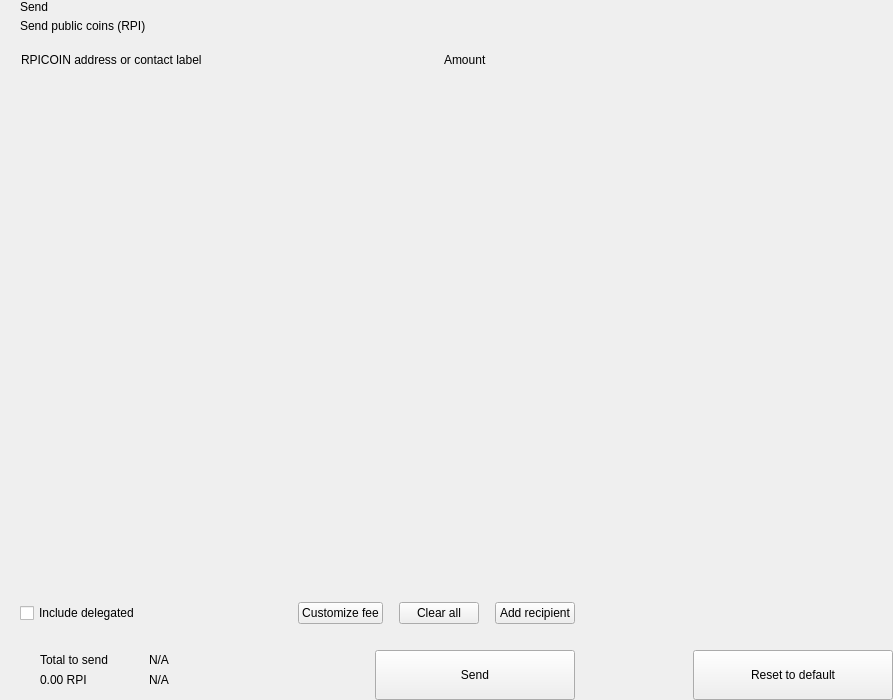
<?xml version="1.0" encoding="UTF-8"?>
<ui version="4.0">
 <class>send</class>
 <widget class="QWidget" name="send">
  <property name="geometry">
   <rect>
    <x>0</x>
    <y>0</y>
    <width>893</width>
    <height>700</height>
   </rect>
  </property>
  <property name="windowTitle">
   <string>Form</string>
  </property>
  <layout class="QHBoxLayout" name="horizontalLayout_2" stretch="2,1">
   <property name="spacing">
    <number>0</number>
   </property>
   <property name="leftMargin">
    <number>0</number>
   </property>
   <property name="topMargin">
    <number>0</number>
   </property>
   <property name="rightMargin">
    <number>0</number>
   </property>
   <property name="bottomMargin">
    <number>0</number>
   </property>
   <item>
    <widget class="QWidget" name="left" native="true">
     <layout class="QVBoxLayout" name="verticalLayout_3">
      <property name="spacing">
       <number>0</number>
      </property>
      <property name="leftMargin">
       <number>0</number>
      </property>
      <property name="topMargin">
       <number>0</number>
      </property>
      <property name="rightMargin">
       <number>0</number>
      </property>
      <property name="bottomMargin">
       <number>0</number>
      </property>
      <item>
       <layout class="QVBoxLayout" name="verticalLayout_22" stretch="0,0,0,1,0,0,0,0">
        <property name="spacing">
         <number>0</number>
        </property>
        <item>
         <layout class="QHBoxLayout" name="horizontalLayout_3">
          <property name="spacing">
           <number>0</number>
          </property>
          <property name="leftMargin">
           <number>20</number>
          </property>
          <property name="rightMargin">
           <number>20</number>
          </property>
          <item>
           <layout class="QVBoxLayout" name="verticalLayout">
            <property name="spacing">
             <number>5</number>
            </property>
            <item>
             <widget class="QLabel" name="labelTitle">
              <property name="text">
               <string>Send</string>
              </property>
              <property name="alignment">
               <set>Qt::AlignLeading|Qt::AlignLeft|Qt::AlignVCenter</set>
              </property>
             </widget>
            </item>
            <item>
             <widget class="QLabel" name="labelSubtitle1">
              <property name="text">
               <string>Send public coins (RPI)</string>
              </property>
             </widget>
            </item>
           </layout>
          </item>
          <item>
           <spacer name="horizontalSpacer">
            <property name="orientation">
             <enum>Qt::Horizontal</enum>
            </property>
            <property name="sizeHint" stdset="0">
             <size>
              <width>40</width>
              <height>20</height>
             </size>
            </property>
           </spacer>
          </item>
         </layout>
        </item>
        <item>
         <spacer name="verticalSpacer_2">
          <property name="orientation">
           <enum>Qt::Vertical</enum>
          </property>
          <property name="sizeType">
           <enum>QSizePolicy::Fixed</enum>
          </property>
          <property name="sizeHint" stdset="0">
           <size>
            <width>20</width>
            <height>20</height>
           </size>
          </property>
         </spacer>
        </item>
        <item>
         <layout class="QHBoxLayout" name="horizontalLayout" stretch="6,0,2">
          <property name="spacing">
           <number>0</number>
          </property>
          <property name="leftMargin">
           <number>10</number>
          </property>
          <property name="topMargin">
           <number>0</number>
          </property>
          <property name="rightMargin">
           <number>20</number>
          </property>
          <property name="bottomMargin">
           <number>0</number>
          </property>
          <item>
           <widget class="QLabel" name="labelSubtitleAddress">
            <property name="styleSheet">
             <string notr="true">margin-left:8px;</string>
            </property>
            <property name="text">
             <string>RPICOIN address or contact label</string>
            </property>
           </widget>
          </item>
          <item>
           <spacer name="horizontalSpacer_3">
            <property name="orientation">
             <enum>Qt::Horizontal</enum>
            </property>
            <property name="sizeType">
             <enum>QSizePolicy::Fixed</enum>
            </property>
            <property name="sizeHint" stdset="0">
             <size>
              <width>40</width>
              <height>1</height>
             </size>
            </property>
           </spacer>
          </item>
          <item>
           <widget class="QLabel" name="labelSubtitleAmount">
            <property name="text">
             <string>Amount</string>
            </property>
           </widget>
          </item>
         </layout>
        </item>
        <item>
         <widget class="QScrollArea" name="scrollArea">
          <property name="minimumSize">
           <size>
            <width>0</width>
            <height>350</height>
           </size>
          </property>
          <property name="styleSheet">
           <string notr="true">#scrollArea {
            background:transparent;
            margin-top:10px;
}</string>
          </property>
          <property name="horizontalScrollBarPolicy">
           <enum>Qt::ScrollBarAlwaysOff</enum>
          </property>
          <property name="sizeAdjustPolicy">
           <enum>QAbstractScrollArea::AdjustIgnored</enum>
          </property>
          <property name="widgetResizable">
           <bool>true</bool>
          </property>
          <property name="alignment">
           <set>Qt::AlignLeading|Qt::AlignLeft|Qt::AlignTop</set>
          </property>
          <widget class="QWidget" name="scrollAreaWidgetContents">
           <property name="geometry">
            <rect>
             <x>0</x>
             <y>0</y>
             <width>591</width>
             <height>16</height>
            </rect>
           </property>
           <property name="sizePolicy">
            <sizepolicy hsizetype="Preferred" vsizetype="Maximum">
             <horstretch>0</horstretch>
             <verstretch>0</verstretch>
            </sizepolicy>
           </property>
           <property name="autoFillBackground">
            <bool>false</bool>
           </property>
           <property name="styleSheet">
            <string notr="true">#scrollAreaWidgetContents {
             background:transparent;
             }</string>
           </property>
           <layout class="QVBoxLayout" name="verticalLayout_7">
            <property name="spacing">
             <number>0</number>
            </property>
            <property name="sizeConstraint">
             <enum>QLayout::SetDefaultConstraint</enum>
            </property>
            <property name="leftMargin">
             <number>0</number>
            </property>
            <property name="topMargin">
             <number>0</number>
            </property>
            <property name="rightMargin">
             <number>0</number>
            </property>
            <property name="bottomMargin">
             <number>0</number>
            </property>
           </layout>
          </widget>
         </widget>
        </item>
        <item>
         <spacer name="verticalSpacer_4">
          <property name="orientation">
           <enum>Qt::Vertical</enum>
          </property>
          <property name="sizeType">
           <enum>QSizePolicy::Fixed</enum>
          </property>
          <property name="sizeHint" stdset="0">
           <size>
            <width>20</width>
            <height>20</height>
           </size>
          </property>
         </spacer>
        </item>
        <item>
         <layout class="QHBoxLayout" name="horizontalLayout_20">
          <property name="spacing">
           <number>6</number>
          </property>
          <property name="leftMargin">
           <number>20</number>
          </property>
          <property name="rightMargin">
           <number>20</number>
          </property>
          <item>
           <widget class="QCheckBox" name="checkBoxDelegations">
            <property name="layoutDirection">
             <enum>Qt::LeftToRight</enum>
            </property>
            <property name="text">
             <string>Include delegated</string>
            </property>
           </widget>
          </item>
          <item>
           <spacer name="horizontalSpacer_4">
            <property name="orientation">
             <enum>Qt::Horizontal</enum>
            </property>
            <property name="sizeHint" stdset="0">
             <size>
              <width>10</width>
              <height>20</height>
             </size>
            </property>
           </spacer>
          </item>
          <item>
           <widget class="QPushButton" name="pushButtonFee">
            <property name="focusPolicy">
             <enum>Qt::NoFocus</enum>
            </property>
            <property name="text">
             <string>Customize fee</string>
            </property>
           </widget>
          </item>
          <item>
           <spacer name="horizontalSpacer_11">
            <property name="orientation">
             <enum>Qt::Horizontal</enum>
            </property>
            <property name="sizeType">
             <enum>QSizePolicy::Minimum</enum>
            </property>
            <property name="sizeHint" stdset="0">
             <size>
              <width>10</width>
              <height>20</height>
             </size>
            </property>
           </spacer>
          </item>
          <item>
           <widget class="QPushButton" name="pushButtonClear">
            <property name="focusPolicy">
             <enum>Qt::NoFocus</enum>
            </property>
            <property name="layoutDirection">
             <enum>Qt::RightToLeft</enum>
            </property>
            <property name="text">
             <string>Clear all</string>
            </property>
           </widget>
          </item>
          <item>
           <spacer name="horizontalSpacer_6">
            <property name="orientation">
             <enum>Qt::Horizontal</enum>
            </property>
            <property name="sizeType">
             <enum>QSizePolicy::Fixed</enum>
            </property>
            <property name="sizeHint" stdset="0">
             <size>
              <width>10</width>
              <height>20</height>
             </size>
            </property>
           </spacer>
          </item>
          <item>
           <widget class="QPushButton" name="pushButtonAddRecipient">
            <property name="focusPolicy">
             <enum>Qt::NoFocus</enum>
            </property>
            <property name="text">
             <string>Add recipient</string>
            </property>
           </widget>
          </item>
         </layout>
        </item>
        <item>
         <spacer name="verticalSpacer">
          <property name="orientation">
           <enum>Qt::Vertical</enum>
          </property>
          <property name="sizeType">
           <enum>QSizePolicy::Fixed</enum>
          </property>
          <property name="sizeHint" stdset="0">
           <size>
            <width>20</width>
            <height>16</height>
           </size>
          </property>
         </spacer>
        </item>
        <item>
         <layout class="QHBoxLayout" name="horizontalLayout_7">
          <property name="rightMargin">
           <number>20</number>
          </property>
          <item>
           <layout class="QHBoxLayout" name="horizontalLayout_10">
            <property name="spacing">
             <number>0</number>
            </property>
            <property name="leftMargin">
             <number>8</number>
            </property>
            <item>
             <widget class="QStackedWidget" name="stackedWidget">
              <property name="minimumSize">
               <size>
                <width>0</width>
                <height>60</height>
               </size>
              </property>
              <property name="maximumSize">
               <size>
                <width>16777215</width>
                <height>60</height>
               </size>
              </property>
              <widget class="QWidget" name="page1">
               <layout class="QVBoxLayout" name="verticalLayout_71" stretch="0">
                <property name="spacing">
                 <number>6</number>
                </property>
                <property name="leftMargin">
                 <number>12</number>
                </property>
                <property name="topMargin">
                 <number>0</number>
                </property>
                <property name="rightMargin">
                 <number>0</number>
                </property>
                <property name="bottomMargin">
                 <number>0</number>
                </property>
                <item>
                 <widget class="QWidget" name="coinWidget" native="true">
                  <property name="minimumSize">
                   <size>
                    <width>0</width>
                    <height>60</height>
                   </size>
                  </property>
                  <property name="maximumSize">
                   <size>
                    <width>16777215</width>
                    <height>60</height>
                   </size>
                  </property>
                  <layout class="QHBoxLayout" name="horizontalLayout_9">
                   <property name="spacing">
                    <number>0</number>
                   </property>
                   <property name="leftMargin">
                    <number>20</number>
                   </property>
                   <property name="topMargin">
                    <number>10</number>
                   </property>
                   <property name="rightMargin">
                    <number>20</number>
                   </property>
                   <property name="bottomMargin">
                    <number>10</number>
                   </property>
                   <item>
                    <layout class="QVBoxLayout" name="verticalSend">
                     <property name="spacing">
                      <number>0</number>
                     </property>
                     <item>
                      <widget class="QLabel" name="labelTitleTotalSend">
                       <property name="text">
                        <string>Total to send</string>
                       </property>
                      </widget>
                     </item>
                     <item>
                      <widget class="QLabel" name="labelAmountSend">
                       <property name="text">
                        <string notr="true">0.00 RPI</string>
                       </property>
                      </widget>
                     </item>
                    </layout>
                   </item>
                   <item>
                    <spacer name="horizontalSpacer_9">
                     <property name="orientation">
                      <enum>Qt::Horizontal</enum>
                     </property>
                     <property name="sizeType">
                      <enum>QSizePolicy::Fixed</enum>
                     </property>
                     <property name="sizeHint" stdset="0">
                      <size>
                       <width>20</width>
                       <height>20</height>
                      </size>
                     </property>
                    </spacer>
                   </item>
                   <item>
                    <widget class="QLabel" name="labelLine">
                     <property name="minimumSize">
                      <size>
                       <width>1</width>
                       <height>0</height>
                      </size>
                     </property>
                     <property name="maximumSize">
                      <size>
                       <width>1</width>
                       <height>16777215</height>
                      </size>
                     </property>
                     <property name="text">
                      <string/>
                     </property>
                    </widget>
                   </item>
                   <item>
                    <spacer name="horizontalSpacer_10">
                     <property name="orientation">
                      <enum>Qt::Horizontal</enum>
                     </property>
                     <property name="sizeType">
                      <enum>QSizePolicy::Fixed</enum>
                     </property>
                     <property name="sizeHint" stdset="0">
                      <size>
                       <width>20</width>
                       <height>20</height>
                      </size>
                     </property>
                    </spacer>
                   </item>
                   <item>
                    <layout class="QVBoxLayout" name="verticalRemaining">
                     <property name="spacing">
                      <number>0</number>
                     </property>
                     <item>
                      <widget class="QLabel" name="labelTitleTotalRemaining">
                       <property name="text">
                        <string notr="true">N/A</string>
                       </property>
                      </widget>
                     </item>
                     <item>
                      <widget class="QLabel" name="labelAmountRemaining">
                       <property name="text">
                        <string notr="true">N/A</string>
                       </property>
                      </widget>
                     </item>
                    </layout>
                   </item>
                  </layout>
                 </widget>
                </item>
               </layout>
              </widget>
              <widget class="QWidget" name="page_2"/>
             </widget>
            </item>
           </layout>
          </item>
          <item>
           <spacer name="horizontalSpacer_5">
            <property name="orientation">
             <enum>Qt::Horizontal</enum>
            </property>
            <property name="sizeType">
             <enum>QSizePolicy::Expanding</enum>
            </property>
            <property name="sizeHint" stdset="0">
             <size>
              <width>40</width>
              <height>20</height>
             </size>
            </property>
           </spacer>
          </item>
          <item alignment="Qt::AlignBottom">
           <widget class="QPushButton" name="pushButtonSave">
            <property name="minimumSize">
             <size>
              <width>200</width>
              <height>50</height>
             </size>
            </property>
            <property name="maximumSize">
             <size>
              <width>200</width>
              <height>50</height>
             </size>
            </property>
            <property name="focusPolicy">
             <enum>Qt::NoFocus</enum>
            </property>
            <property name="text">
             <string>Send</string>
            </property>
           </widget>
          </item>
         </layout>
        </item>
       </layout>
      </item>
     </layout>
    </widget>
   </item>
   <item>
    <widget class="QWidget" name="right" native="true">
     <layout class="QVBoxLayout" name="verticalLayout_5">
      <property name="leftMargin">
       <number>0</number>
      </property>
      <property name="topMargin">
       <number>0</number>
      </property>
      <property name="rightMargin">
       <number>0</number>
      </property>
      <property name="bottomMargin">
       <number>0</number>
      </property>
      <item>
       <layout class="QVBoxLayout" name="verticalLayout_4">
        <property name="spacing">
         <number>6</number>
        </property>
        <item>
         <widget class="OptionButton" name="btnCoinControl" native="true">
          <property name="minimumSize">
           <size>
            <width>0</width>
            <height>50</height>
           </size>
          </property>
         </widget>
        </item>
        <item>
         <widget class="OptionButton" name="btnChangeAddress" native="true">
          <property name="minimumSize">
           <size>
            <width>0</width>
            <height>50</height>
           </size>
          </property>
         </widget>
        </item>
        <item>
         <widget class="OptionButton" name="btnUri" native="true">
          <property name="minimumSize">
           <size>
            <width>0</width>
            <height>50</height>
           </size>
          </property>
         </widget>
        </item>
        <item>
         <spacer name="verticalSpacer_5">
          <property name="orientation">
           <enum>Qt::Vertical</enum>
          </property>
          <property name="sizeHint" stdset="0">
           <size>
            <width>20</width>
            <height>40</height>
           </size>
          </property>
         </spacer>
        </item>
        <item>
         <layout class="QHBoxLayout" name="horizontalLayout_8">
          <item>
           <spacer name="horizontalSpacer_7">
            <property name="orientation">
             <enum>Qt::Horizontal</enum>
            </property>
            <property name="sizeHint" stdset="0">
             <size>
              <width>40</width>
              <height>20</height>
             </size>
            </property>
           </spacer>
          </item>
          <item>
           <widget class="QPushButton" name="pushButtonReset">
            <property name="minimumSize">
             <size>
              <width>200</width>
              <height>50</height>
             </size>
            </property>
            <property name="maximumSize">
             <size>
              <width>200</width>
              <height>50</height>
             </size>
            </property>
            <property name="focusPolicy">
             <enum>Qt::NoFocus</enum>
            </property>
            <property name="text">
             <string>Reset to default</string>
            </property>
           </widget>
          </item>
         </layout>
        </item>
       </layout>
      </item>
     </layout>
    </widget>
   </item>
  </layout>
 </widget>
 <customwidgets>
  <customwidget>
   <class>OptionButton</class>
   <extends>QWidget</extends>
   <header>qt/rpicoin/optionbutton.h</header>
   <container>1</container>
  </customwidget>
 </customwidgets>
 <resources/>
 <connections/>
</ui>
